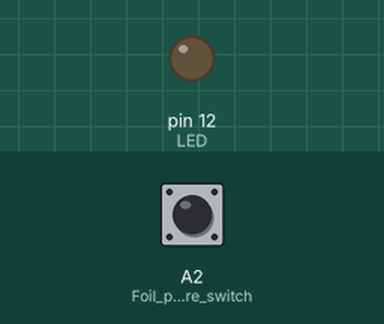
This sketch was run on a simulated Arduino Uno, built with avr-gcc and run on an emulated ATmega328P. Parts: output pins drawn as LEDs (lit = HIGH). The test bench sets the inputs (shaded band); at power-on: A2 (Foil_pressure_switch) HIGH.

Above: at 1.2 s.
1.3 s: A2 (Foil_pressure_switch) pulled LOW for 0.15 s
At 1.37 s:
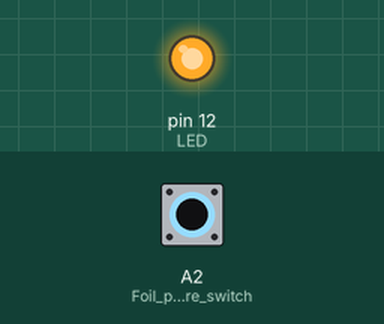
2.9 s: A2 (Foil_pressure_switch) pulled LOW for 3.2 s
At 7.3 s:
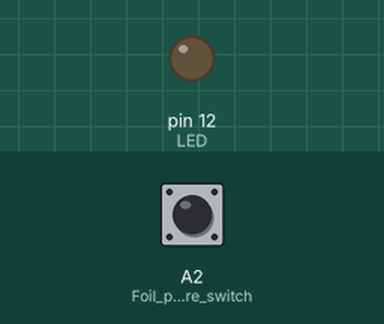
Timing chart, 0 to 8.8 s (numbered marks = the images above; inputs shaded):
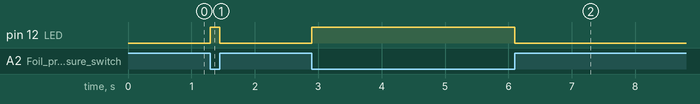

The sketch:

W8_Books.ino
```cpp
void setup() {
  pinMode(12, OUTPUT);          // LED
  pinMode(A2, INPUT_PULLUP);    // Foil pressure switch
}

void loop() {
  int switchState = digitalRead(A2);

  if (switchState == LOW) {
    digitalWrite(12, HIGH);     // LED on
  } else {
    digitalWrite(12, LOW);      // LED off
  }
}
```

Measured:
- after the input at 1.3 s, pin 12 (LED): LOW → HIGH at once, → LOW 0.15 s later
- after the input at 2.9 s, pin 12 (LED): LOW → HIGH at once, → LOW 3.2 s later
